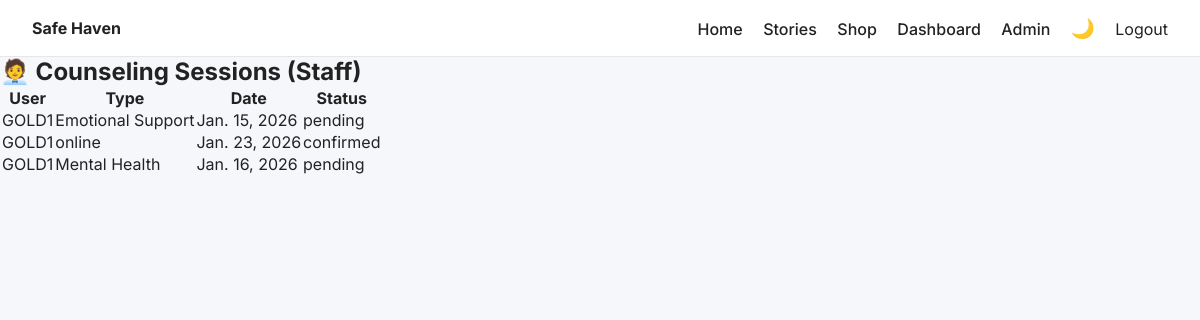
/counseling/staff/sessions/ (signed in), run on an earlier commit of the app's database.
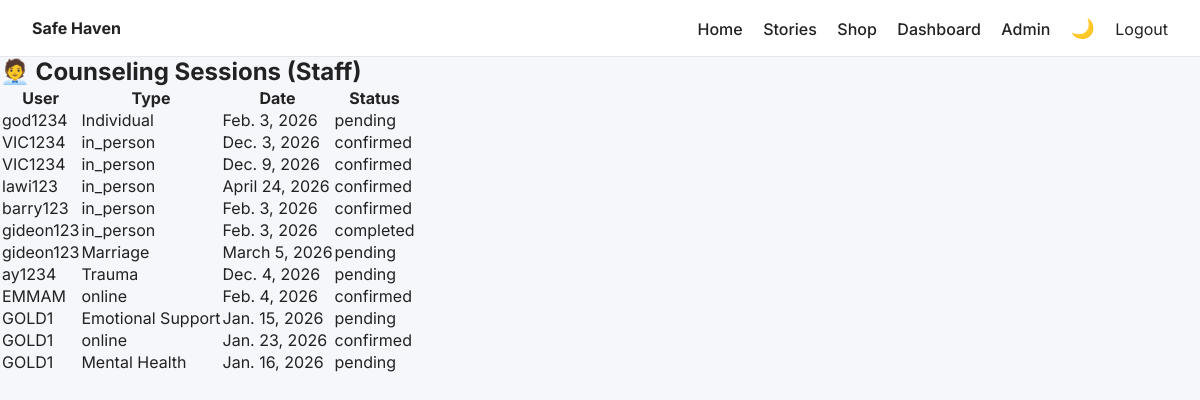
And on a later commit of the database.
### counseling/models.py (models this page shows, shortened)
class CounselingSession(models.Model):
    STATUS_CHOICES = [
        ("pending", "Pending"),
        ("confirmed", "Confirmed"),
        ("completed", "Completed"),
    ]
    SESSION_TYPE_CHOICES = [
        ("online", "Online"),
        ("in_person", "In Person"),
    ]
    user = models.ForeignKey(User, on_delete=models.CASCADE)
    session_type = models.CharField(max_length=20, choices=SESSION_TYPE_CHOICES)
    message = models.TextField()
    scheduled_date = models.DateField()
    status = models.CharField(
        max_length=20,
        choices=STATUS_CHOICES,
        default="pending"
    )
    created_at = models.DateTimeField(auto_now_add=True)

### counseling/views.py (the view)
# urls.py: path("staff/sessions/", views.staff_sessions, name="staff_sessions"),
@login_required
def staff_sessions(request):
    if not request.user.is_staff:
        return redirect("dashboard")
    sessions = CounselingSession.objects.all().order_by("-created_at")
    return render(request, "counseling/staff_sessions.html", {
        "sessions": sessions
    })

### counseling/templates/counseling/staff_sessions.html
{% extends "main/base.html" %}
{% block content %}
<div class="container">
  <h2>🧑‍💼 Counseling Sessions (Staff)</h2>
  <table class="table">
    <tr>
      <th>User</th>
      <th>Type</th>
      <th>Date</th>
      <th>Status</th>
    </tr>
    {% for session in sessions %}
      <tr>
        <td>{{ session.user.username }}</td>
        <td>{{ session.session_type }}</td>
        <td>{{ session.scheduled_date }}</td>
        <td>{{ session.status }}</td>
      </tr>
    {% empty %}
      <tr>
        <td colspan="4">No sessions found.</td>
      </tr>
    {% endfor %}
  </table>
</div>
{% endblock %}

### main/templates/main/base.html (shortened to what this page needs)
{% load static %}
<!DOCTYPE html>
<html lang="en">
<head>
    <link
      href="https://cdnjs.cloudflare.com/ajax/libs/aos/2.3.4/aos.css"
      rel="stylesheet"
    />
    <link rel="stylesheet" href="{% static 'css/style.css' %}">
</head>
<body>
<header class="navbar">
    <div class="logo">
        <strong>Safe Haven</strong>
    </div>
    <nav>
        <a href="/">Home</a>
        <a href="/stories/">Stories</a>
        <a href="/shop/">Shop</a>
        {% if user.is_authenticated %}
            <a href="/dashboard/">Dashboard</a>
            {% if user.is_staff %}
                <a href="/admin/">Admin</a>
            {% endif %}
            <button id="themeToggle" class="theme-toggle">🌙</button>
            <form method="post" action="{% url 'logout' %}" style="display:inline;">
                <button type="submit" class="logout-btn">Logout</button>
            </form>
        {% else %}
            <a href="{% url 'login' %}">Login</a>
        {% endif %}
    </nav>
</header>
<main>
    {% block content %}
    {% endblock %}
</main>
</body>
</html>

### static/css/style.css (style rules this page uses)
* { margin: 0; padding: 0; box-sizing: border-box; }
:root { --bg: #f6f7fb; --card-bg: #ffffff; --text: #222; --muted: #666; --border: #e5e7eb; --primary: #4f46e5; }
body { font-family: 'Inter', sans-serif; background: var(--bg); color: var(--text); }
.navbar { position: sticky; top: 0; z-index: 1000; display: flex; justify-content: space-between; align-items: center; padding: 1rem 2rem; background: var(--card-bg); border-bottom: 1px solid var(--border); }
main { flex: 1; }
main { min-height: calc(100vh - 240px); padding-bottom: 160px; }
form { margin-bottom: 200px; }

### main/templates/main/base.html (style rules this page uses)
:root { --bg: #f6f7fb; --card-bg: #ffffff; --text: #222; --muted: #666; --border: #e5e7eb; }
body { font-family: 'Inter', sans-serif; margin: 0; padding: 0; background: var(--bg); color: var(--text); transition: background 0.3s, color 0.3s; }
.navbar { display: flex; justify-content: space-between; align-items: center; padding: 1rem 2rem; background: var(--card-bg); border-bottom: 1px solid var(--border); }
.navbar nav a { margin-left: 1rem; text-decoration: none; color: var(--text); font-weight: 500; }
.logout-btn, .theme-toggle { margin-left: 1rem; background: none; border: none; cursor: pointer; font: inherit; color: var(--text); }
.theme-toggle { font-size: 1.2rem; }

What changed in the data, as far as the page shows it:
added CounselingSession: user.username "god1234", session_type "Individual", scheduled_date "Feb. 3, 2026", status "pending"
added CounselingSession: user.username "VIC1234", session_type "in_person", scheduled_date "Dec. 3, 2026", status "confirmed"
added CounselingSession: user.username "VIC1234", session_type "in_person", scheduled_date "Dec. 9, 2026", status "confirmed"
added CounselingSession: user.username "lawi123", session_type "in_person", scheduled_date "April 24, 2026", status "confirmed"
added CounselingSession: user.username "barry123", session_type "in_person", scheduled_date "Feb. 3, 2026", status "confirmed"
added CounselingSession: user.username "gideon123", session_type "in_person", scheduled_date "Feb. 3, 2026", status "completed"
added CounselingSession: user.username "gideon123", session_type "Marriage", scheduled_date "March 5, 2026", status "pending"
added CounselingSession: user.username "ay1234", session_type "Trauma", scheduled_date "Dec. 4, 2026", status "pending"
added CounselingSession: user.username "EMMAM", session_type "online", scheduled_date "Feb. 4, 2026", status "confirmed"
